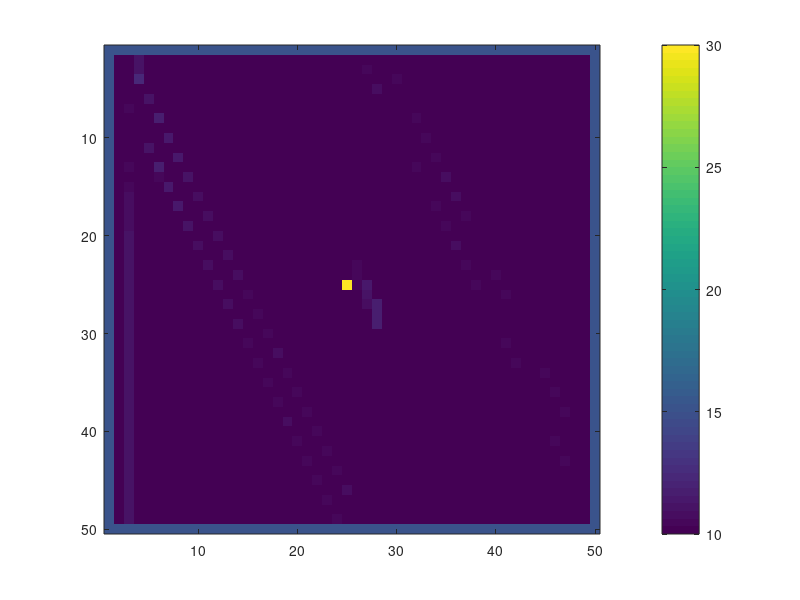

The MATLAB source for this figure:
clear all;close all;clc;
structure = zeros(50,50);%cest une matric 50*50 qcontenat des zeros partt sauf ...
temperature= ones(50,50)*10;
structure(25,25)= 2 ; %cets un radiateur
temperature(25,25)=30;
structure(25,25)=2;%cets un radiateur
temperature(10,10)=30;

%caes avec les murs int
structure(17,17)=1
structure(32,32)=1
%ceses asur les bords
temperature( : , 1 )=15;
temperature(: ,end)=15;
temperature( 1 , : )=15;
temperature(end, :)=15;

structure(: ,1 )=2;
structure(: ,end )=2;
structure(1 ,: )=2;
structure(end , : )=2;
for i= 0: 200

%chercer le max dans les 8 t
T1=temperature(16:18 ,16:18);
t_maximale_1=sum(max(T1))/3; %pour avoir le max
 
T2=temperature(31:33 ,31:33);
t_maximale_2=sum(max(T2))/3; %pour avoir le max

%donc onn met a jour les temperature 
temperature(17 ,17)=t_maximale_1
temperature(32 ,32)=t_maximale_2
%indice_mur=find(structure==1)
%for i = indice_mur'
 %   [r,c]=ind2sub( size(temperature),i);
  %  temperature(r,c) = max(temperature(r-1:r+1 , c-1:c+1)( : ));
%end
%pour les cases vide
U=ones(3,3)/9
%s1=structure(16:18 ,16:18)
%for i=1:50
moy=conv2(temperature ,U)
%end
temperature(structure==0)= moy(structure==0);
end
imagesc( temperature , climits = [10 30] );
colorbar;
pause(0.05);
